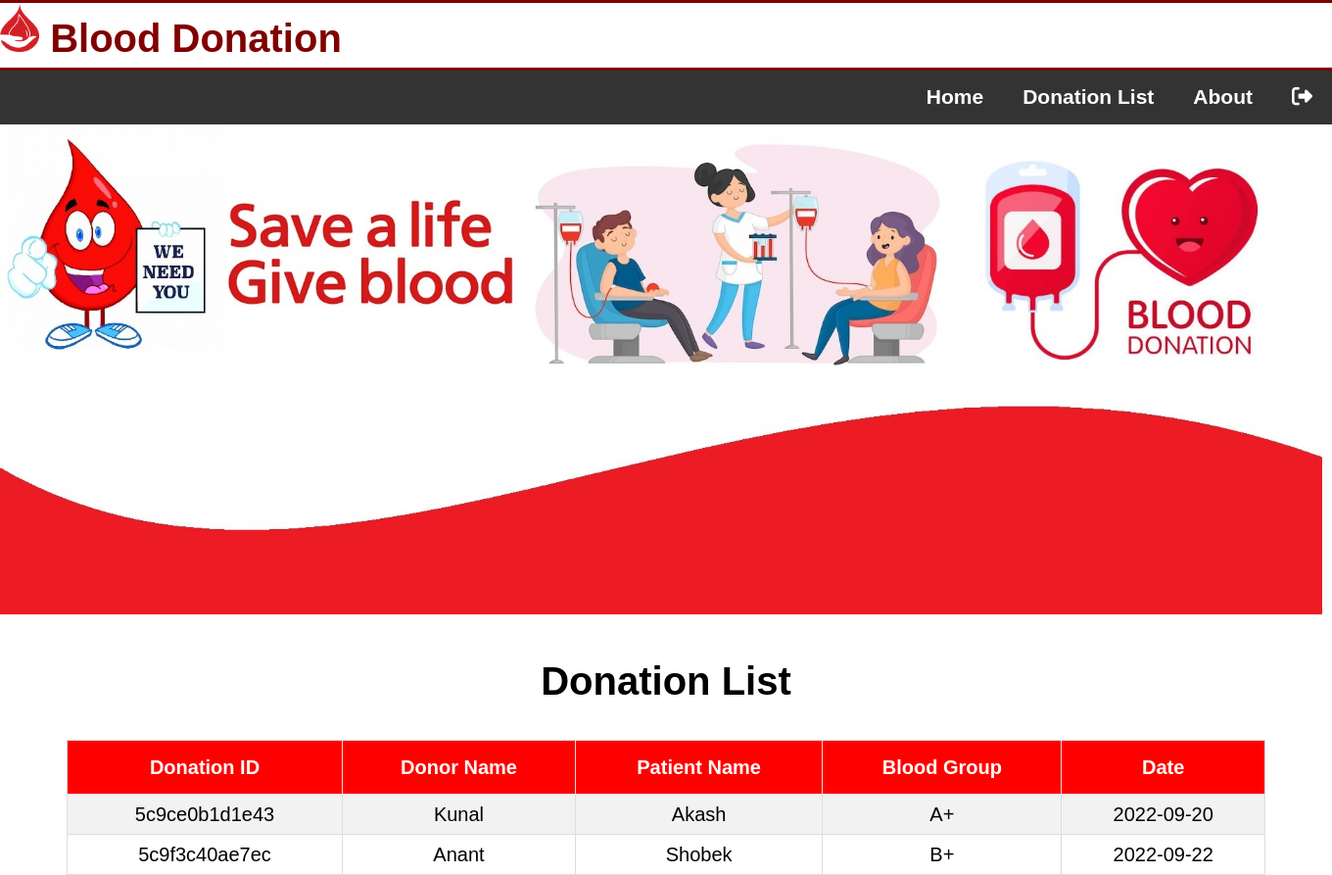
/admin/donationlist.php, run on the app's committed database.
### tables this page shows
CREATE TABLE `donation` (
  `donationid` varchar(20) NOT NULL,
  `dname` varchar(20) NOT NULL,
  `pname` varchar(20) NOT NULL,
  `bgroup` varchar(5) NOT NULL,
  `date` date NOT NULL
);

### admin/donationlist.php (the view)
<?php
include('header/header.php');
include('header/navadmin.php');
include('header/connection.php');
?>
<!DOCTYPE html>
<html>
<head>
	<link rel="stylesheet" href="./css/d1.css">
</head>
<body>
	<br>
	<h1 align="center">Donation List</h1>
	<br>
	<table id="customers" style="margin: 0px auto;">
		<tr>
			<th>Donation ID</th>
			<th>Donor Name</th>
			<th>Patient Name</th>
			<th>Blood Group</th>
			<th>Date</th>
		</tr>
		<?php
		$q = $db->query("SELECT * FROM donation");
		while ($p = $q->fetch(PDO::FETCH_OBJ)) {
		?>
			<tr>
				<td><?= $p->donationid; ?></td>
				<td><?= $p->dname; ?></td>
				<td><?= $p->pname; ?></td>
				<td><?= $p->bgroup; ?></td>
				<td><?= $p->date; ?></td>
			</tr>
		<?php
		}
		?>
	</table>
</body>
</html>

### admin/css/style.css (style rules this page uses)
body { font: 20px/1.5 Arial, Helvetica, sans-serif; padding: 0; margin: 5; background-color: inherit; }
* { margin: 0px; padding: 0px; }

### admin/css/nav.css (style rules this page uses)
body { font-family: Arial, Helvetica, sans-serif; }

### admin/css/d1.css (style rules this page uses)
#customers { font-family: "Trebuchet MS", Arial, Helvetica, sans-serif; border-collapse: collapse; width: 90%; margin: 0px; text-align: center; font-size: 20px; }
#customers td, #customers th { border: 1px solid #ddd; padding: 5px; }
#customers tr:nth-child(even) { background-color: #f2f2f2; }
#customers th { padding-top: 12px; padding-bottom: 12px; text-align: center; background-color: red; color: white; }
h1 { font-size: 40px; }

### data on the page
donation: donationid "5c9ce0b1d1e43", dname "Kunal", pname "Akash", bgroup "A+", date "2022-09-20"
donation: donationid "5c9f3c40ae7ec", dname "Anant", pname "Shobek", bgroup "B+", date "2022-09-22"
